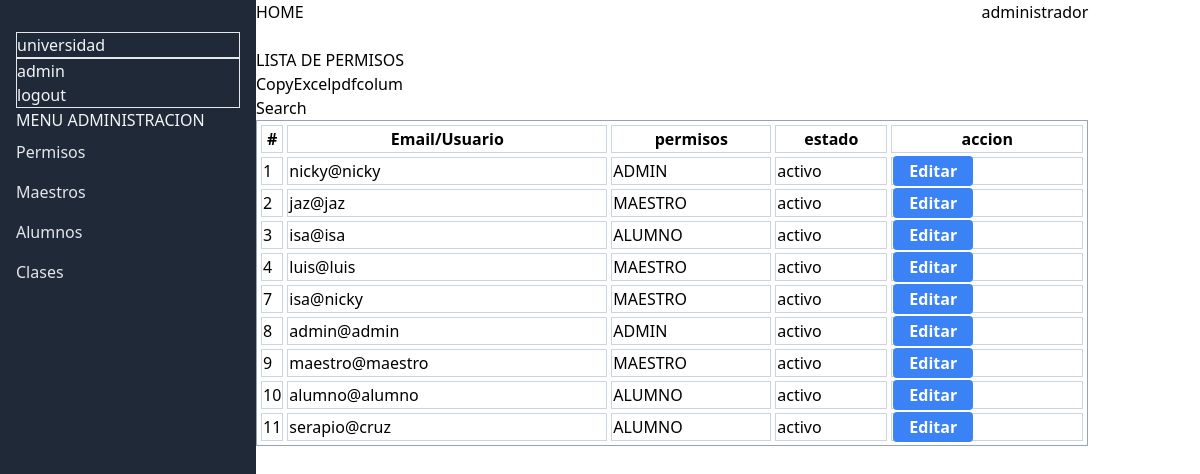
Page /admin/permisos on the earlier database version.
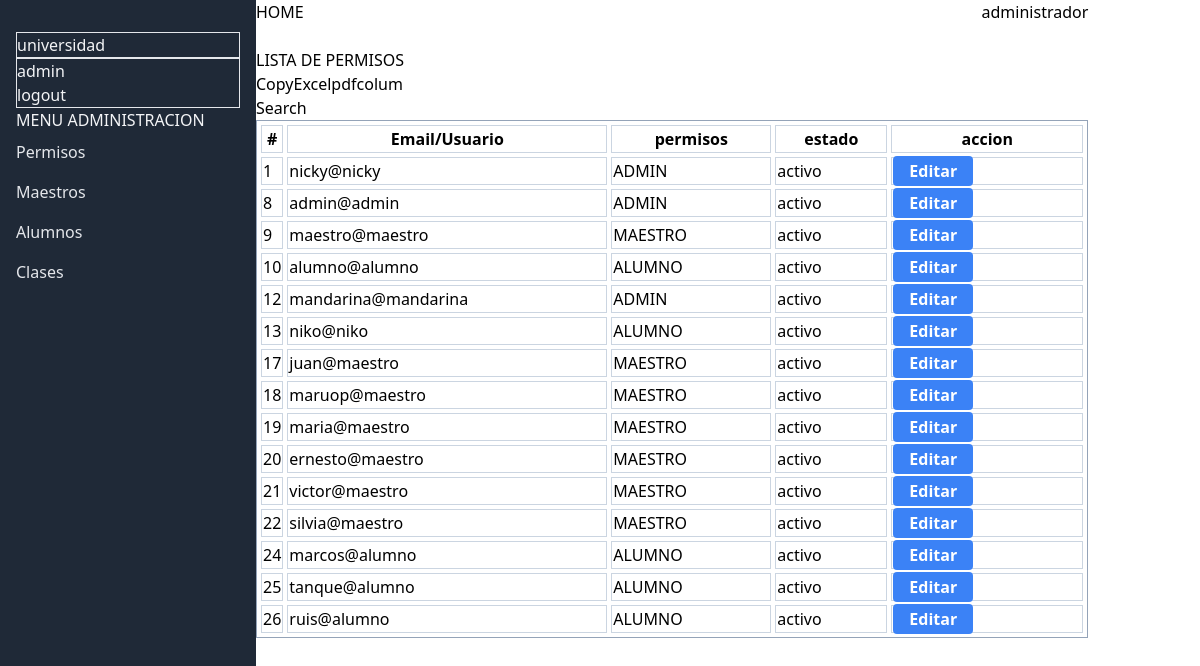
Same page on the later database version.
### tables this page shows
CREATE TABLE `usuarios` (
  `id` int(11) NOT NULL AUTO_INCREMENT,
  `correo` varchar(100) DEFAULT NULL,
  `password` varchar(250) DEFAULT NULL,
  `nombre` varchar(100) DEFAULT NULL,
  `apellido` varchar(100) DEFAULT NULL,
  `direccion` varchar(100) DEFAULT NULL,
  `fecha_nac` date DEFAULT NULL,
  `rol` int(11) DEFAULT NULL,
  `id_materias` int(11) DEFAULT NULL,
  PRIMARY KEY (`id`),
  KEY `usuarios_FK` (`rol`),
  KEY `usuarios_FK_1` (`id_materias`),
  CONSTRAINT `usuarios_FK` FOREIGN KEY (`rol`) REFERENCES `roles` (`id_rol`),
  CONSTRAINT `usuarios_FK_1` FOREIGN KEY (`id_materias`) REFERENCES `materia` (`id`)
);

### Controllers/AdminController.php (called while the page is built, shortened)
<?php
class AdminController
{
    protected $model;
    public function __construct()
    {
        $this->model = new User();
    }
    public function permisos()
    {
        $data = $this->model->all();
        include $_SERVER["DOCUMENT_ROOT"] . "/views/admin/dash_permisos.php";
    }
}

### config/database.php (called while the page is built)
<?php
return [
    "host" => "localhost",
    "dbname" => "universidad",
    "username" => "root",
    "password" => ""
];

### Models/Mode.php (called while the page is built, shortened)
<?php
class Model
{
    private $db;
    protected $table;
    public function __construct()
    {
        $config = include($_SERVER["DOCUMENT_ROOT"] . "/config/database.php");
        try {
            $this->db = new mysqli(
                $config["host"],
                $config["username"],
                $config["password"],
                $config["dbname"]
            );
        } catch (mysqli_sql_exception $e) {
            echo "Error: " . $e->getMessage();
        }
    }
    public function all()
    {
        $res = $this->db->query("select * from {$this->table}");
        $data = $res->fetch_all(MYSQLI_ASSOC);
        return $data;
    }
}

### views/admin/dash_permisos.php (the view, shortened to what the changed rows need)
<!DOCTYPE html>
<html lang="en">
<head>
    <script src="https://cdn.tailwindcss.com"></script>
</head>
<body>
    <div class="flex">
        <div class="bg-gray-800 text-gray-100 w-64 px-4 py-8 h-screen">
            <div class=" border border-b-1 space-y-10">
                <h1> universidad</h1>
            </div>
        </div>
        <div>
            <div>
                <h1> LISTA DE PERMISOS</h1>
            </div>
            <div class="overflow-auto ">
                <table class=" w-full table-auto border-separate border-spacing-1 border border-slate-400" class="border border-slate-300">
                    <thead>
                        <tr>
                            <th class="border border-slate-300"># </th>
                            <th class="border border-slate-300 w-80 "> Email/Usuario</th>
                            <th class="border border-slate-300 w-40"> permisos</th>
                            <th class="border border-slate-300 w-28">estado</th>
                            <th class="border border-slate-300 w-48">accion</th>
                        </tr>
                    </thead>
                    <tbody>
                        <?php
                        foreach ($data as $data) {
                        ?>
                            <tr>
                                <td class="border border-slate-300"> <?php echo $data['id']; ?></td>
                                <td class="border border-slate-300"><?php echo $data['correo']; ?></td>
                                <td class="border border-slate-300"><?php
                                                                    switch ($data['rol']) {
                                                                        case '1':
                                                                            echo " ADMIN";
                                                                            break;
                                                                        case '2':
                                                                            echo "MAESTRO";
                                                                            break;
                                                                        case '3':
                                                                            echo " ALUMNO";
                                                                            break;
                                                                    }    ?></td>
                                <td class="border border-slate-300">activo</td>
                                <td class="border border-slate-300">
                                    <a class="bg-blue-500 text-white font-bold py-1 px-4 rounded" href="/admin/permiso/edit?id=<?php echo $data['id'] ?>"> Editar</a>
                                </td>
                            </tr>
                        <?php  } ?>
                    </tbody>
                </table>
            </div>
        </div>
</body>
</html>

Differences in the rows shown:
removed usuarios: id "2", correo "jaz@jaz", shows "MAESTRO"
removed usuarios: id "3", correo "isa@isa", shows "ALUMNO"
removed usuarios: id "4", correo "luis@luis", shows "MAESTRO"
removed usuarios: id "7", correo "isa@nicky", shows "MAESTRO"
removed usuarios: id "11", correo "serapio@cruz", shows "ALUMNO"
added usuarios: id "12", correo "mandarina@mandarina", shows "ADMIN"
added usuarios: id "13", correo "niko@niko", shows "ALUMNO"
added usuarios: id "17", correo "juan@maestro", shows "MAESTRO"
added usuarios: id "18", correo "maruop@maestro", shows "MAESTRO"
added usuarios: id "19", correo "maria@maestro", shows "MAESTRO"
added usuarios: id "20", correo "ernesto@maestro", shows "MAESTRO"
added usuarios: id "21", correo "victor@maestro", shows "MAESTRO"
added usuarios: id "22", correo "silvia@maestro", shows "MAESTRO"
added usuarios: id "24", correo "marcos@alumno", shows "ALUMNO"
added usuarios: id "25", correo "tanque@alumno", shows "ALUMNO"
added usuarios: id "26", correo "ruis@alumno", shows "ALUMNO"
